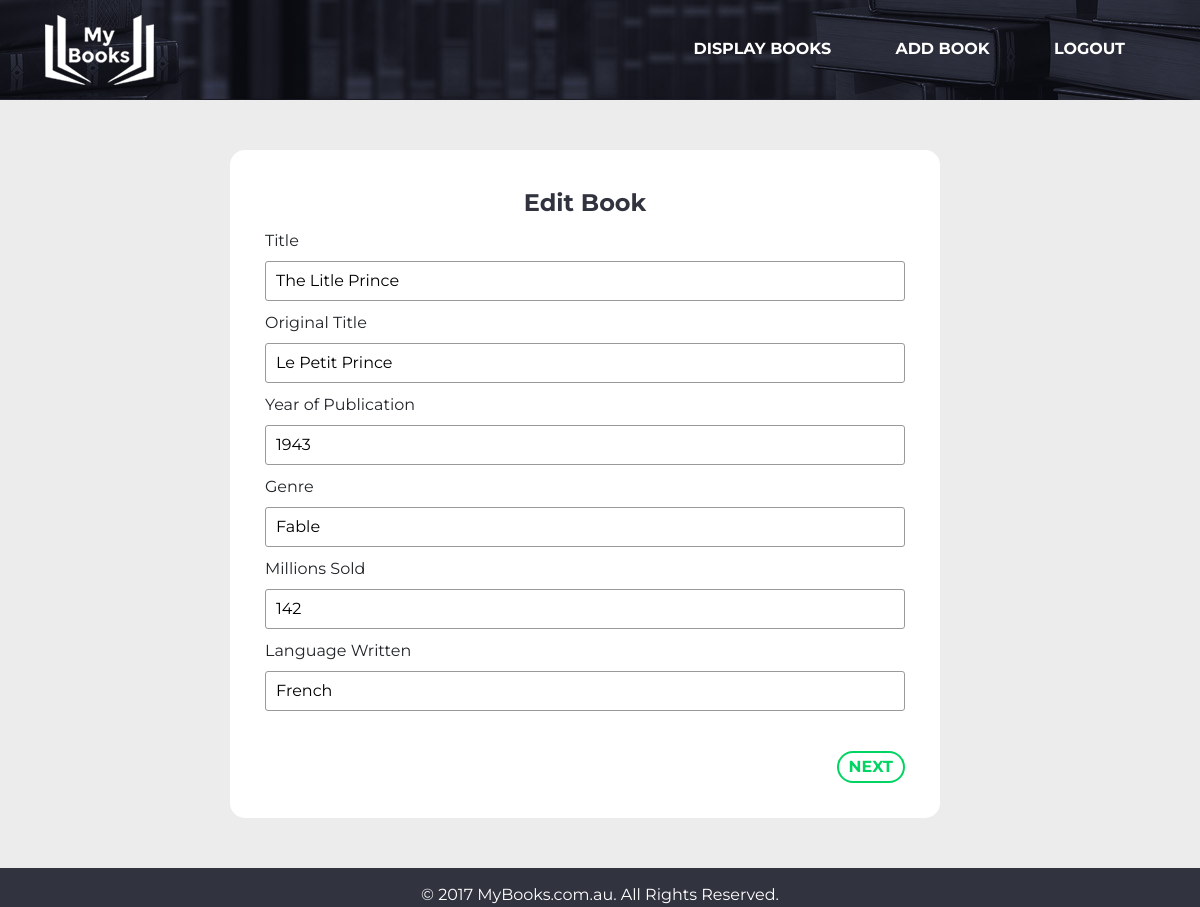
The app's page /?controller=books&action=editbook&bookid=4 (signed in) with its own data.
### tables this page shows
CREATE TABLE `book` (
  `bookID` int(10) UNSIGNED NOT NULL,
  `bookTitle` varchar(255) NOT NULL,
  `originalTitle` varchar(255) DEFAULT NULL,
  `yearofPublication` int(4) NOT NULL DEFAULT '0',
  `genre` varchar(30) NOT NULL,
  `millionsSold` int(10) UNSIGNED NOT NULL,
  `languageWritten` varchar(30) NOT NULL,
  `imageURL` varchar(255) DEFAULT NULL,
  `authorID` int(10) UNSIGNED NOT NULL
);

### index.php (called while the page is built, shortened)
<?php
require_once('model/db.php');
require_once('model/dbFunctions.php');
if (isset($_SESSION['userstate']) && ($_SESSION['userstate'] == 'admin')) {
    $availableControllers = array('books', 'users');
} else {
    $availableControllers = array('users');
}
if ( isset($_GET['controller']) ) {
    if ( in_array($_GET['controller'], $availableControllers) ){
        $controller = $_GET['controller'];
    } else {
        $controller = 'users';
    }
} else {
    $controller = 'users';
}
require_once('controllers/'.$controller.'.php');
?>

### model/dbFunctions.php (called while the page is built, shortened)
<?php
function sanitiseUserInput($data) {
    $data = trim($data);
    $data = stripslashes($data);
    $data = htmlspecialchars($data);
    $data = mysql_real_escape_string($data);
	return $data;
}
function selectData($table, $conditions = array()) {
    GLOBAL $db;
    $sql = 'SELECT';
    $sql .= array_key_exists("select", $conditions)?$conditions['select']:'*';
    $sql .= ' FROM '.$table;
    if(array_key_exists("left join", $conditions)) {
        $sql .= ' LEFT JOIN ';
        $sql .= $conditions['left join']['table2'];
        $sql .= ' ON ';
        $sql .= $table.'.'.$conditions['left join']['column'];
        $sql .= ' = ';
        $sql .= $conditions['left join']['table2'].'.'.$conditions['left join']['column'];
    }
    if(array_key_exists("where", $conditions)) {
        $sql .= ' WHERE ';
        $i = 0;
        foreach ($conditions['where'] as $key => $value) {
            $pre = ($i > 0)? ' AND ':'';
            $sql .= $pre.$key." = '".$value."'";
            $i++;
        }
    }
    $query = $db->prepare($sql);
    $data = $query->execute();
    if(array_key_exists("return type", $conditions) && $conditions['return type'] != 'all') {
        switch ($conditions['return type']) {
            case 'single':
                $data = $query->fetch(PDO::FETCH_ASSOC);
                break;
        }
    }
    return $data;
}
 ?>

### view/pages/bookform.php (the view, shortened to what this page needs)
<div class="main-wrapper">
    <div class="container">
        <div class="row">
            <div class="col-md-2">
            </div>
            <div class="col-md-8">
                <form id="addBook" class="form-white-bkg" action="?controller=books&action=<?php echo $action?><?php if ($action == 'editbook') { echo '&bookid='.$book['bookID'];}?>" method="post" data-parsley-validate>
                    <legend><?php if ($action == 'addbook') { ?> Add Book <?php } else { ?>Edit Book <?php } ?> </legend>
                    <div class="tabs">
                        <div id="section-1">
                            <label>Title</label>
                            <input type="text" name="bookTitle" value="<?php if ( isset($book['bookTitle']) ) { echo $book['bookTitle']; }?>" required>
                            <label>Original Title</label>
                            <input type="text" name="originalTitle" value="<?php if ( isset($book['originalTitle']) ) { echo $book['originalTitle']; }?>" required>
                            <label>Year of Publication</label>
                            <input type="text" name="yearofPublication" value="<?php if ( isset($book['yearofPublication']) ) { echo $book['yearofPublication']; }?>" required>
                            <label>Genre</label>
                            <input type="text" name="genre" value="<?php if ( isset($book['genre']) ) { echo $book['genre']; }?>" required>
                            <label>Millions Sold</label>
                            <input type="text" name="millionsSold" value="<?php if ( isset($book['millionsSold']) ) { echo $book['millionsSold']; }?>" required>
                            <label>Language Written</label>
                            <input type="text" name="languageWritten" value="<?php if ( isset($book['languageWritten']) ) { echo $book['languageWritten']; }?>" required>
                            <div class="formNav">
                                <a id="section1Next" href="#" class="next-btn">Next</a>
                            </div>
                        </div>
                    </div>
                </form>
            </div>
            <div class="col-md-2">
            </div>
        </div>
    </div>
</div>

### view/css/styles.css (style rules this page uses)
body { font-family: 'Montserrat', sans-serif; background-color: #31333f; }
.main-wrapper { background-color: #ececec; padding: 50px 0; min-height: 700px; }
form legend { font-family: 'Montserrat', sans-serif; font-weight: 700; color: #31333f; text-align: center; }
.row { width: 100%; }
input[type=text], input[type=password], input[type=email], select, textarea { display: block; width: 100%; border-radius: 3px; margin-bottom: 10px; padding: 7px 10px; border: 1px solid #999; outline: none; }
.form-white-bkg { background-color: #fff; padding: 35px; border-radius: 15px; }
.formNav { margin-top: 40px; }
.next-btn { float: right; }
.prev-btn, .next-btn { border: 2px solid #00d462; padding: 2px 10px; border-radius: 20px; color: #00d462; text-transform: uppercase; font-weight: 700; display: inline-block; line-height: 1.5; }

### records on screen
book: bookTitle "The Litle Prince", originalTitle "Le Petit Prince", yearofPublication "1943", genre "Fable", millionsSold "142", languageWritten "French"
